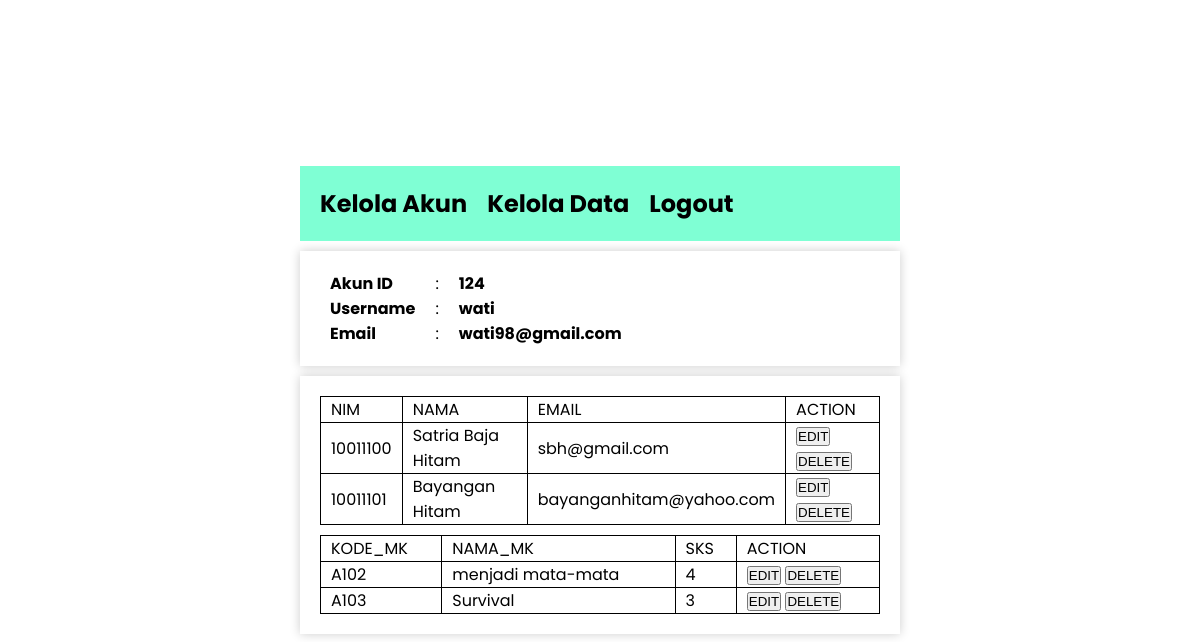
Screenshot of /adminpageData.php (signed in) with the database file from the repository.
### tables this page shows
CREATE TABLE `mahasiswa` (
  `nim` varchar(10) NOT NULL,
  `nama` varchar(100) NOT NULL,
  `email` varchar(100) NOT NULL,
  `alamat` text NOT NULL
);

CREATE TABLE `mata_kuliah` (
  `kode_mk` varchar(5) NOT NULL,
  `nama_mk` varchar(100) NOT NULL,
  `sks` int(2) NOT NULL
);

### adminpageData.php (the view, shortened to what this page needs)
<?php
include 'dbkey.php';
?>
<!DOCTYPE html>
<html lang="en">
<head>
    <link rel="stylesheet" href="adminpagestyle.css">
</head>
<body>
    <div class="wrapper">
        <div class="main-content">
            <div class="navbar">
                <a href="adminpageAkun.php">Kelola Akun</a>
                <a href="#">Kelola Data</a>
                <a href="logout.php">Logout</a>
            </div>
            <div class="info-admin">
                <table class="info-table">
                    <tr class="info-table">
                        <td class="info-table">
                            <h4>Akun ID</h4>
                        </td>
                        <td class="info-table">:</td>
                        <td class="info-table">
                            <h4><?php echo $_SESSION['LoggedID'] ?></h4>
                        </td>
                    </tr>
                    <tr class="info-table">
                        <td class="info-table">
                            <h4>Username</h4>
                        </td>
                        <td class="info-table">:</td>
                        <td class="info-table">
                            <h4><?php echo $_SESSION['LoggedUser'] ?></h4>
                        </td>
                    </tr>
                    <tr class="info-table">
                        <td class="info-table">
                            <h4>Email</h4>
                        </td>
                        <td class="info-table">:</td>
                        <td class="info-table">
                            <h4><?php echo $_SESSION['LoggedMail'] ?></h4>
                        </td>
                    </tr>
                </table>
            </div>
            <div class="table-data">
                <table>
                    <thead>
                        <tr>
                            <td>NIM</td>
                            <td>NAMA</td>
                            <td>EMAIL</td>
                            <td>ACTION</td>
                        </tr>
                    </thead>
                    <tbody>
                        <?php
                        $query = mysqli_query($connexion, "SELECT * FROM mahasiswa");
                        while ($result = mysqli_fetch_array($query, MYSQLI_ASSOC)) {
                        ?>
                            <tr>
                                <td><?php echo $result['nim'] ?></td>
                                <td><?php echo $result['nama'] ?></td>
                                <td><?php echo $result['email'] ?></td>
                                <td>
                                    <a href="editForm.php?target=<?php echo $result['nim'] ?>&table=mahasiswa&idn=nim"><button>EDIT</button></a>
                                    <a href="deleteItem.php?target=<?php echo $result['nim'] ?>&table=mahasiswa&idn=nim"><button>DELETE</button></a>
                                </td>
                            </tr>
                        <?php
                        }
                        ?>
                    </tbody>
                </table>
                <table>
                    <thead>
                        <tr>
                            <td>KODE_MK</td>
                            <td>NAMA_MK</td>
                            <td>SKS</td>
                            <td>ACTION</td>
                        </tr>
                    </thead>
                    <tbody>
                        <?php
                        $query = mysqli_query($connexion, "SELECT * FROM mata_kuliah");
                        while ($result = mysqli_fetch_array($query, MYSQLI_ASSOC)) {
                        ?>
                            <tr>
                                <td><?php echo $result['kode_mk'] ?></td>
                                <td><?php echo $result['nama_mk'] ?></td>
                                <td><?php echo $result['sks'] ?></td>
                                <td>
                                    <a href="editForm.php?target=<?php echo $result['kode_mk'] ?>&table=mata_kuliah&idn=kode_mk"><button>EDIT</button></a>
                                    <a href="deleteItem.php?target=<?php echo $result['kode_mk'] ?>&table=mata_kuliah&idn=kode_mk"><button>DELETE</button></a>
                                </td>
                            </tr>
                        <?php
                        }
                        ?>
                    </tbody>
                </table>
            </div>
        </div>
    </div>
</body>
</html>

### adminpagestyle.css (style rules this page uses)
* { padding: 0; margin: 0; }
body { width: 100%; height: 100vh; font-family: 'Poppins', sans-serif; }
.wrapper { width: 100%; height: 100vh; display: flex; justify-content: center; align-items: center; }
.main-content { width: 50%; height: fit-content; display: flex; flex-direction: column; gap: 10px; }
.navbar { display: flex; flex-direction: row; background-color: aquamarine; gap: 20px; padding: 20px 20px 20px 20px; }
.navbar a { color: rgb(0, 0, 0); text-decoration-line: none; font-size: 24px; font-weight: 700; }
.info-admin { box-shadow: 0px 0px 10px 0px rgba(0, 0, 0, 0.2); padding: 20px 20px 20px 20px; }
.info-table { border: 0px solid black; }
table, tr, td { border-collapse: collapse; border: 1px solid black; }
td { padding: 0px 10px 0px 10px; }
.table-data { display: flex; flex-direction: column; gap : 10px; padding: 20px 20px 20px 20px; box-shadow: 0px 0px 10px 0px rgba(0, 0, 0, 0.2); }

### rows the page displays
mahasiswa: nim "10011100", nama "Satria Baja Hitam", email "sbh@gmail.com"
mahasiswa: nim "10011101", nama "Bayangan Hitam", email "bayanganhitam@yahoo.com"
mata_kuliah: kode_mk "A102", nama_mk "menjadi mata-mata", sks "4"
mata_kuliah: kode_mk "A103", nama_mk "Survival", sks "3"

### other values shown
$_SESSION['LoggedID'] "124"
$_SESSION['LoggedUser'] "wati"
$_SESSION['LoggedMail'] "wati98@gmail.com"
